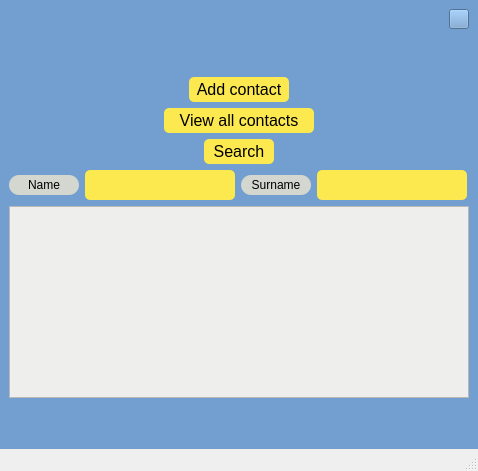
<?xml version="1.0" encoding="UTF-8"?>
<ui version="4.0">
 <class>AddressBookForm</class>
 <widget class="QMainWindow" name="AddressBookForm">
  <property name="geometry">
   <rect>
    <x>0</x>
    <y>0</y>
    <width>478</width>
    <height>471</height>
   </rect>
  </property>
  <property name="windowTitle">
   <string>MainWindow</string>
  </property>
  <widget class="QWidget" name="centralwidget">
   <property name="styleSheet">
    <string notr="true">background-color: rgb(114, 159, 207);</string>
   </property>
   <layout class="QVBoxLayout" name="verticalLayout">
    <item>
     <layout class="QHBoxLayout" name="horizontalLayout_6">
      <item>
       <widget class="QLabel" name="labelPerson">
        <property name="minimumSize">
         <size>
          <width>200</width>
          <height>20</height>
         </size>
        </property>
        <property name="maximumSize">
         <size>
          <width>200</width>
          <height>20</height>
         </size>
        </property>
        <property name="styleSheet">
         <string notr="true">font: italic;</string>
        </property>
        <property name="text">
         <string/>
        </property>
       </widget>
      </item>
      <item>
       <spacer name="horizontalSpacer_7">
        <property name="orientation">
         <enum>Qt::Horizontal</enum>
        </property>
        <property name="sizeHint" stdset="0">
         <size>
          <width>40</width>
          <height>20</height>
         </size>
        </property>
       </spacer>
      </item>
      <item>
       <widget class="QPushButton" name="ExitButton">
        <property name="minimumSize">
         <size>
          <width>20</width>
          <height>20</height>
         </size>
        </property>
        <property name="maximumSize">
         <size>
          <width>20</width>
          <height>20</height>
         </size>
        </property>
        <property name="text">
         <string/>
        </property>
       </widget>
      </item>
     </layout>
    </item>
    <item>
     <spacer name="verticalSpacer">
      <property name="orientation">
       <enum>Qt::Vertical</enum>
      </property>
      <property name="sizeHint" stdset="0">
       <size>
        <width>20</width>
        <height>40</height>
       </size>
      </property>
     </spacer>
    </item>
    <item>
     <layout class="QHBoxLayout" name="horizontalLayout">
      <item>
       <spacer name="horizontalSpacer">
        <property name="orientation">
         <enum>Qt::Horizontal</enum>
        </property>
        <property name="sizeHint" stdset="0">
         <size>
          <width>40</width>
          <height>20</height>
         </size>
        </property>
       </spacer>
      </item>
      <item>
       <widget class="QPushButton" name="AddContactButton">
        <property name="minimumSize">
         <size>
          <width>100</width>
          <height>25</height>
         </size>
        </property>
        <property name="maximumSize">
         <size>
          <width>100</width>
          <height>25</height>
         </size>
        </property>
        <property name="font">
         <font>
          <pointsize>12</pointsize>
         </font>
        </property>
        <property name="styleSheet">
         <string notr="true">QPushButton#AddContactButton {
  background-color: rgb(252, 233, 79);
  border-radius: 5px;
}

QPushButton#AddContactButton:hover{
  background-color: rgb(233, 185, 110);
  border: 1px solid black;
  font: italic;
}</string>
        </property>
        <property name="text">
         <string>Add contact</string>
        </property>
       </widget>
      </item>
      <item>
       <spacer name="horizontalSpacer_2">
        <property name="orientation">
         <enum>Qt::Horizontal</enum>
        </property>
        <property name="sizeHint" stdset="0">
         <size>
          <width>40</width>
          <height>20</height>
         </size>
        </property>
       </spacer>
      </item>
     </layout>
    </item>
    <item>
     <layout class="QHBoxLayout" name="horizontalLayout_3">
      <item>
       <spacer name="horizontalSpacer_3">
        <property name="orientation">
         <enum>Qt::Horizontal</enum>
        </property>
        <property name="sizeHint" stdset="0">
         <size>
          <width>40</width>
          <height>20</height>
         </size>
        </property>
       </spacer>
      </item>
      <item>
       <widget class="QPushButton" name="ViewContactsButton">
        <property name="minimumSize">
         <size>
          <width>150</width>
          <height>25</height>
         </size>
        </property>
        <property name="maximumSize">
         <size>
          <width>150</width>
          <height>25</height>
         </size>
        </property>
        <property name="font">
         <font>
          <pointsize>12</pointsize>
         </font>
        </property>
        <property name="styleSheet">
         <string notr="true">QPushButton#ViewContactsButton {
  background-color: rgb(252, 233, 79);
  border-radius: 5px;
}

QPushButton#ViewContactsButton:hover{
  background-color: rgb(233, 185, 110);
  border: 1px solid black;
  font: italic;
}</string>
        </property>
        <property name="text">
         <string>View all contacts</string>
        </property>
       </widget>
      </item>
      <item>
       <spacer name="horizontalSpacer_4">
        <property name="orientation">
         <enum>Qt::Horizontal</enum>
        </property>
        <property name="sizeHint" stdset="0">
         <size>
          <width>40</width>
          <height>20</height>
         </size>
        </property>
       </spacer>
      </item>
     </layout>
    </item>
    <item>
     <layout class="QHBoxLayout" name="horizontalLayout_2">
      <item>
       <spacer name="horizontalSpacer_5">
        <property name="orientation">
         <enum>Qt::Horizontal</enum>
        </property>
        <property name="sizeHint" stdset="0">
         <size>
          <width>40</width>
          <height>20</height>
         </size>
        </property>
       </spacer>
      </item>
      <item>
       <widget class="QPushButton" name="SearchButton">
        <property name="minimumSize">
         <size>
          <width>70</width>
          <height>25</height>
         </size>
        </property>
        <property name="maximumSize">
         <size>
          <width>70</width>
          <height>25</height>
         </size>
        </property>
        <property name="font">
         <font>
          <pointsize>12</pointsize>
         </font>
        </property>
        <property name="styleSheet">
         <string notr="true">QPushButton#SearchButton {
  background-color: rgb(252, 233, 79);
  border-radius: 5px;
}

QPushButton#SearchButton:hover{
  background-color: rgb(233, 185, 110);
  border: 1px solid black;
  font: italic;
}</string>
        </property>
        <property name="text">
         <string>Search</string>
        </property>
       </widget>
      </item>
      <item>
       <spacer name="horizontalSpacer_6">
        <property name="orientation">
         <enum>Qt::Horizontal</enum>
        </property>
        <property name="sizeHint" stdset="0">
         <size>
          <width>40</width>
          <height>20</height>
         </size>
        </property>
       </spacer>
      </item>
     </layout>
    </item>
    <item>
     <layout class="QHBoxLayout" name="horizontalLayout_4">
      <item>
       <widget class="QLabel" name="labelName">
        <property name="minimumSize">
         <size>
          <width>70</width>
          <height>20</height>
         </size>
        </property>
        <property name="maximumSize">
         <size>
          <width>70</width>
          <height>20</height>
         </size>
        </property>
        <property name="styleSheet">
         <string notr="true">QLabel#labelName {
  background-color: rgb(211, 215, 207);
  border-radius: 10px;
}</string>
        </property>
        <property name="text">
         <string>Name</string>
        </property>
        <property name="alignment">
         <set>Qt::AlignCenter</set>
        </property>
       </widget>
      </item>
      <item>
       <widget class="QLineEdit" name="lineEditName">
        <property name="minimumSize">
         <size>
          <width>150</width>
          <height>30</height>
         </size>
        </property>
        <property name="maximumSize">
         <size>
          <width>150</width>
          <height>30</height>
         </size>
        </property>
        <property name="styleSheet">
         <string notr="true">QLineEdit#lineEditName {
  background-color: rgb(252, 233, 79);
  border-radius: 5px;
}

QLineEdit#lineEditName:hover {
  border: 1px solid black;
  background-color: rgb(238, 238, 236);
}</string>
        </property>
       </widget>
      </item>
      <item>
       <widget class="QLabel" name="labelSurname">
        <property name="minimumSize">
         <size>
          <width>70</width>
          <height>20</height>
         </size>
        </property>
        <property name="maximumSize">
         <size>
          <width>70</width>
          <height>20</height>
         </size>
        </property>
        <property name="styleSheet">
         <string notr="true">QLabel#labelSurname {
  background-color: rgb(211, 215, 207);
  border-radius: 10px;
}</string>
        </property>
        <property name="text">
         <string>Surname</string>
        </property>
        <property name="alignment">
         <set>Qt::AlignCenter</set>
        </property>
       </widget>
      </item>
      <item>
       <widget class="QLineEdit" name="lineEditSurname">
        <property name="minimumSize">
         <size>
          <width>150</width>
          <height>30</height>
         </size>
        </property>
        <property name="maximumSize">
         <size>
          <width>150</width>
          <height>30</height>
         </size>
        </property>
        <property name="styleSheet">
         <string notr="true">QLineEdit#lineEditSurname {
  background-color: rgb(252, 233, 79);
  border-radius: 5px;
}

QLineEdit#lineEditSurname:hover {
  border: 1px solid black;
  background-color: rgb(238, 238, 236);
}</string>
        </property>
       </widget>
      </item>
     </layout>
    </item>
    <item>
     <layout class="QHBoxLayout" name="horizontalLayout_5">
      <item>
       <widget class="QTableView" name="tableView">
        <property name="styleSheet">
         <string notr="true">background-color: rgb(238, 238, 236);
text-align: center;</string>
        </property>
       </widget>
      </item>
     </layout>
    </item>
    <item>
     <spacer name="verticalSpacer_2">
      <property name="orientation">
       <enum>Qt::Vertical</enum>
      </property>
      <property name="sizeHint" stdset="0">
       <size>
        <width>20</width>
        <height>40</height>
       </size>
      </property>
     </spacer>
    </item>
   </layout>
  </widget>
  <widget class="QMenuBar" name="menubar">
   <property name="geometry">
    <rect>
     <x>0</x>
     <y>0</y>
     <width>478</width>
     <height>22</height>
    </rect>
   </property>
  </widget>
  <widget class="QStatusBar" name="statusbar"/>
 </widget>
 <resources/>
 <connections/>
</ui>
